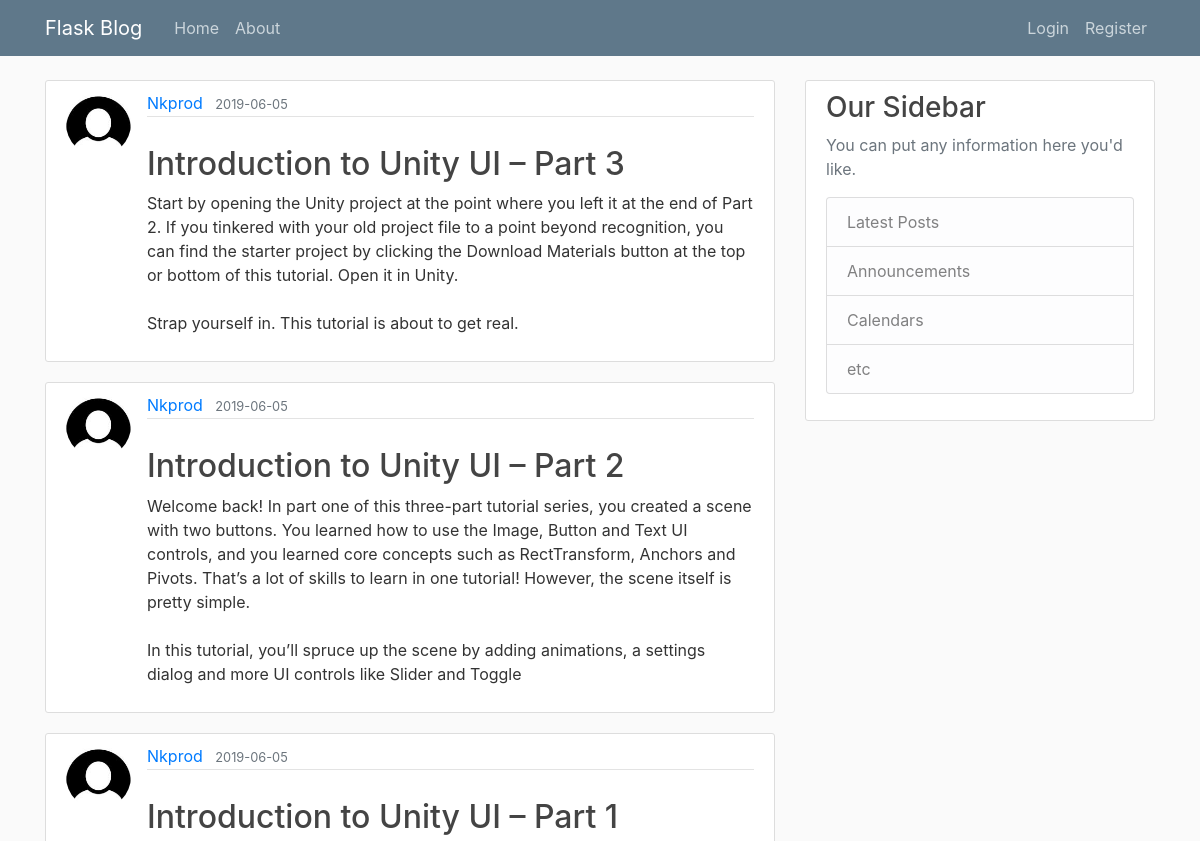
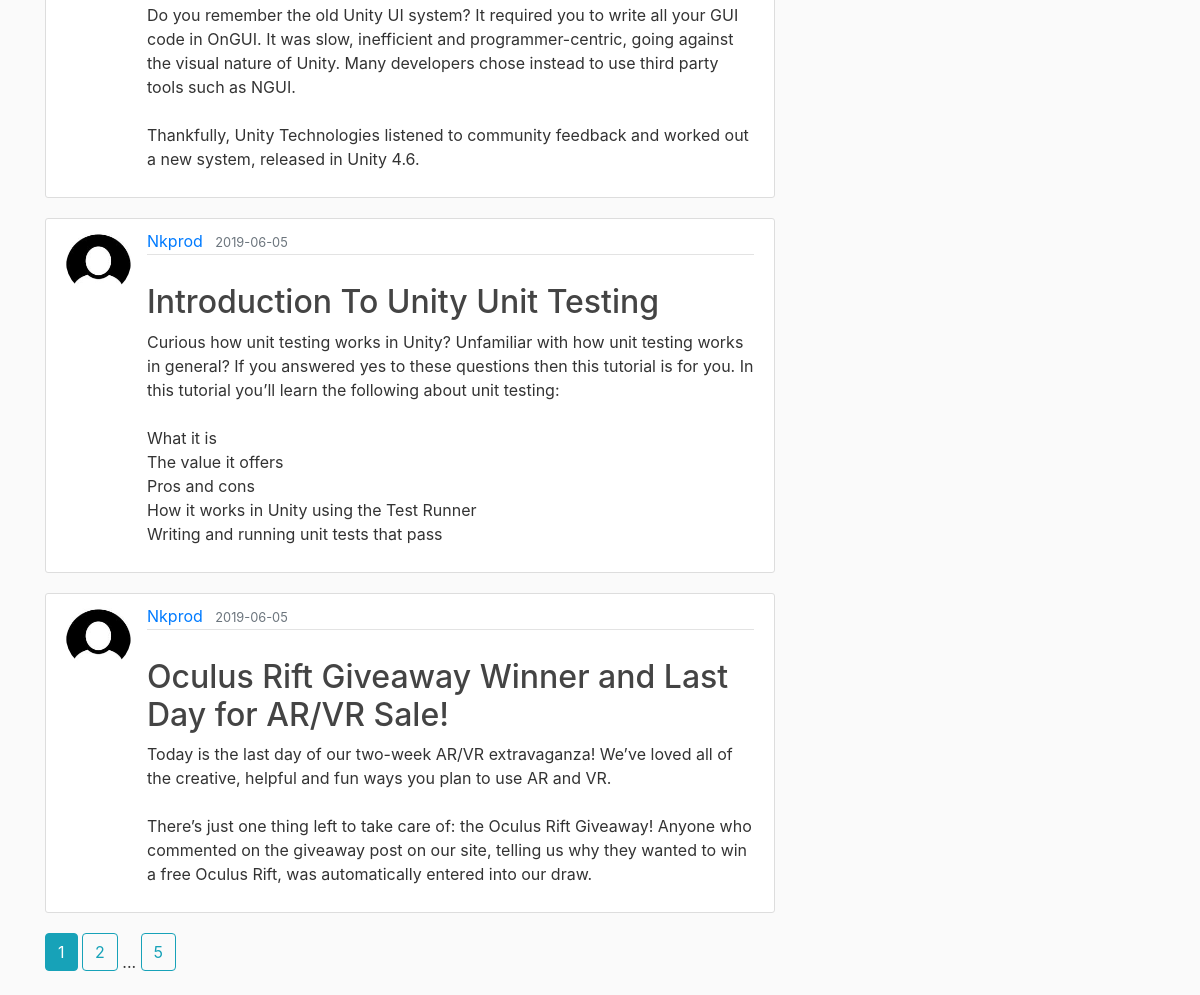
Page /home on the earlier database version (2 pictures, top to bottom).
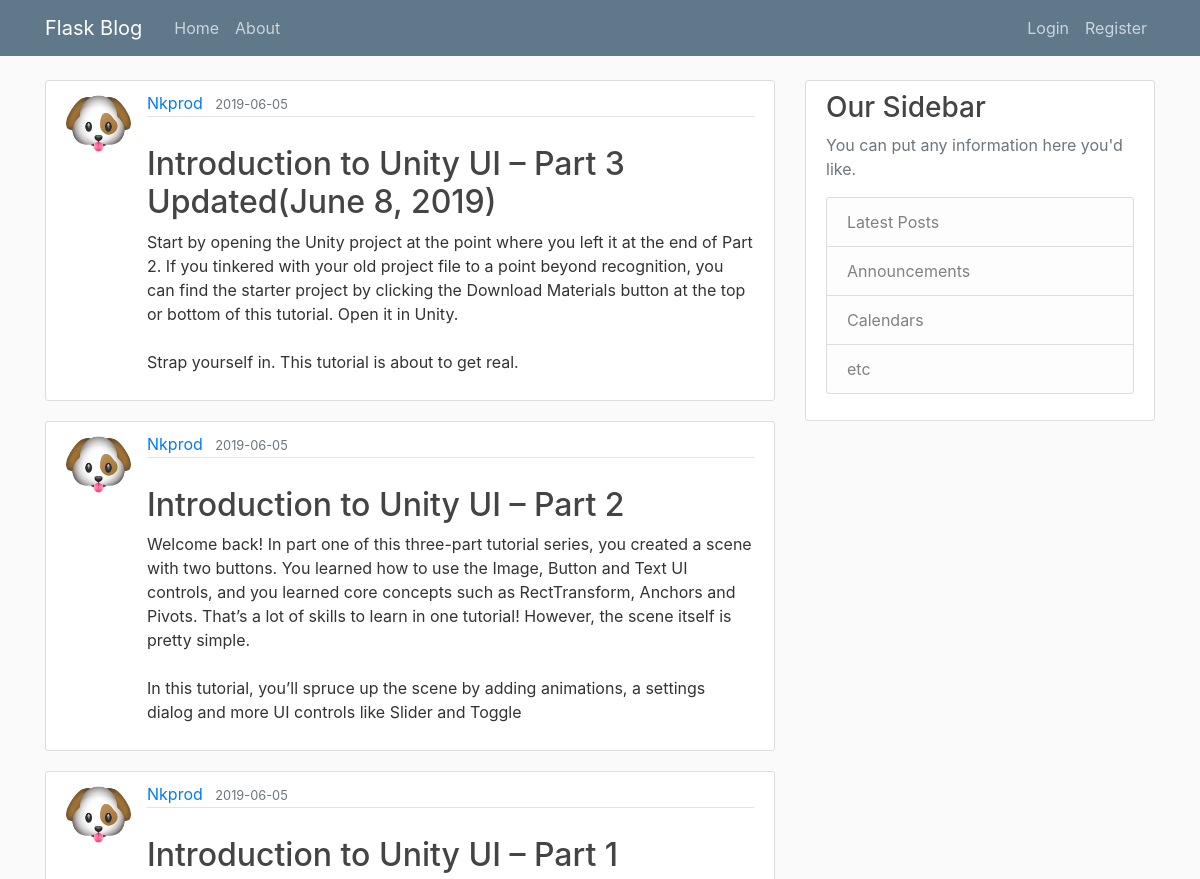
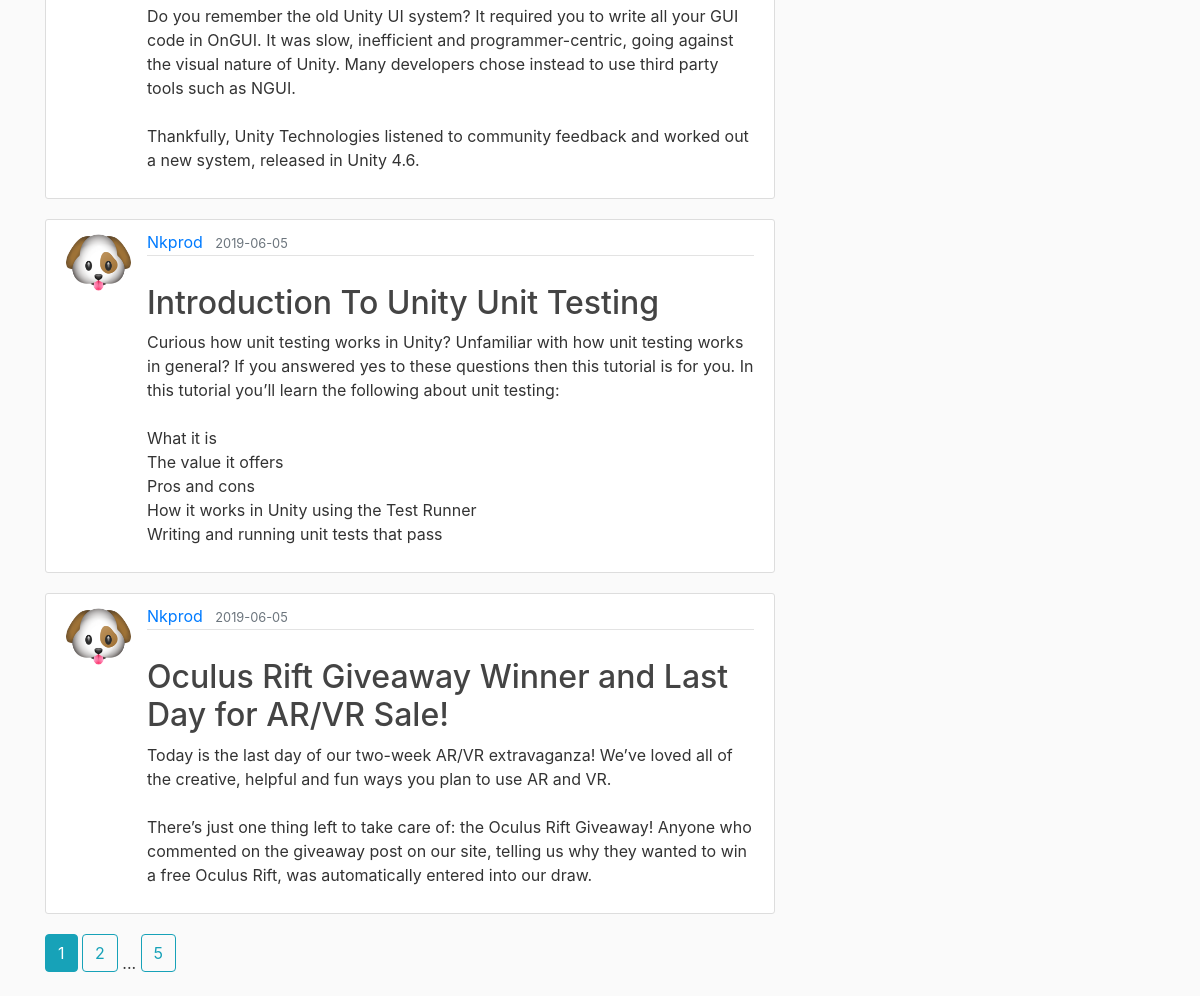
Same page on the later database version (2 pictures, top to bottom).
### application/models.py (models this page shows, shortened)
class Post(db.Model):
    id = db.Column(db.Integer, primary_key=True)
    title = db.Column(db.String(100), nullable=False)
    date_posted = db.Column(db.DateTime, default=datetime.utcnow)
    content = db.Column(db.Text, nullable=False)
    user_id = db.Column(db.Integer, db.ForeignKey('user.id'), nullable=False)

class User(db.Model, UserMixin):
    id = db.Column(db.Integer, primary_key=True)
    username = db.Column(db.String(20), unique=True, nullable=False)
    email = db.Column(db.String(120), unique=True, nullable=False)
    image_file = db.Column(db.String(20), nullable=False, default='default.jpg')
    password = db.Column(db.String(60), nullable=False)
    posts = db.relationship('Post', backref='author', lazy=True)

### application/main/routes.py (the view)
@main.route("/")
@main.route("/home")
def home():
    page = request.args.get('page', 1, type=int)
    posts = Post.query.order_by(Post.date_posted.desc()).paginate(page=page, per_page=5)
    return render_template("home.html", posts=posts)

### application/templates/home.html
{% extends "layout.html" %}
{% block body %}
	{% for post in posts.items %}
		<article class="media content-section">
				<img class="rounded-circle article-img" src="{{ url_for('static', filename='pictures/' + post.author.image_file) }}">
			<div class="media-body">
				<div class="article-metadata">
					<a class="mr-2" href="{{ url_for('users.user_posts', username=post.author.username) }}">{{ post.author.username }}</a>
					<small class="text-muted">{{ post.date_posted.strftime('%Y-%m-%d') }}</small>
					</div>
					<br />
					<h2><a class="article-title" href="{{ url_for('posts.post', post_id=post.id) }}">{{ post.title }}</a></h2>
					<p class="article-content">{{ post.content }}</p>
			</div>
		</article>
	{% endfor %}
	{% for page_num in posts.iter_pages(left_edge=1, right_edge=1, left_current=1, right_current=2) %}
		{% if page_num %}
			{% if posts.page == page_num %}
				<a class="btn btn-info mb-4" href="{{ url_for('main.home', page=page_num) }}">{{ page_num }}</a>
			{% else %}
				<a class="btn btn-outline-info mb-4" href="{{ url_for('main.home', page=page_num) }}">{{ page_num }}</a>
			{% endif %}
		{% else %}
			...
		{% endif %}
	{% endfor %}
{% endblock %}

Differences in the rows shown:
changed Post: image_file: a different picture; title "Introduction to Unity UI – Part 3" → "Introduction to Unity UI – Part 3 Updated(June 8, 2019)"
changed through a linked row, Post "Introduction to Unity UI – Part 2": image_file: a different picture
changed through a linked row, Post "Introduction to Unity UI – Part 1": image_file: a different picture
changed through a linked row, Post "Introduction To Unity Unit Testing": image_file: a different picture
changed through a linked row, Post "Oculus Rift Giveaway Winner and Last Day for AR/VR Sale!": image_file: a different picture
